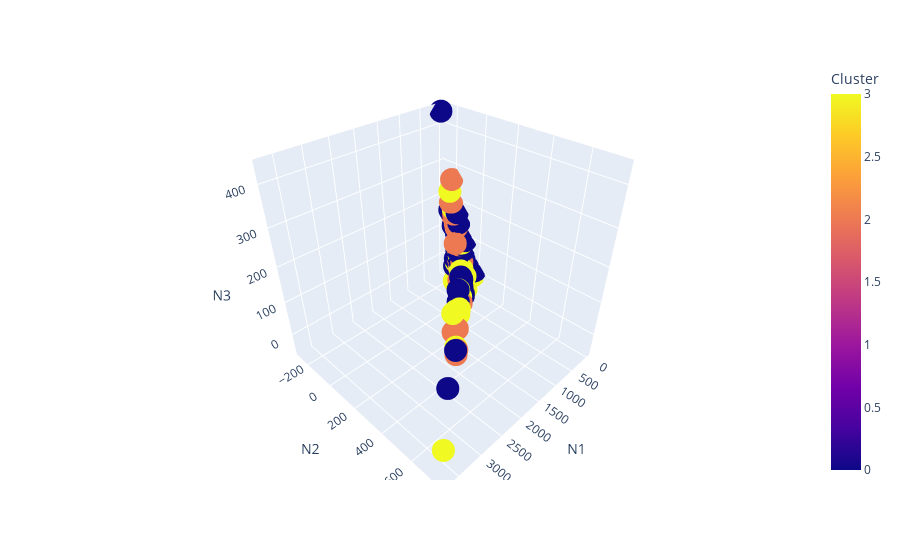

Write notebook code for a chart like this one.
### Code cell
fig = px.scatter_3d(res3, x = 'N1', 
                    y = 'N2', 
                    z = 'N3',
                    color="Cluster")
  
fig.show()

### Figure 1 — Plotly figure (JSON) as saved in the notebook; plotly's stock layout.template omitted (floating-point values rounded to 4 significant figures; data arrays with more than 128 entries replaced by an {"elided": "..."} marker saying what was removed)
{"data": [{"hovertemplate": "N1=%{x}<br>N2=%{y}<br>N3=%{z}<br>Cluster=%{marker.color}<extra></extra>", "legendgroup": "", "marker": {"color": {"elided": "2019 int values"}, "coloraxis": "coloraxis", "symbol": "circle"}, "mode": "markers", "name": "", "scene": "scene", "showlegend": false, "type": "scatter3d", "x": {"elided": "2019 float values"}, "y": {"elided": "2019 float values"}, "z": {"elided": "2019 float values"}}], "layout": {"coloraxis": {"colorbar": {"title": {"text": "Cluster"}}, "colorscale": [[0, "#0d0887"], [0.1111, "#46039f"], [0.2222, "#7201a8"], [0.3333, "#9c179e"], [0.4444, "#bd3786"], [0.5556, "#d8576b"], [0.6667, "#ed7953"], [0.7778, "#fb9f3a"], [0.8889, "#fdca26"], [1, "#f0f921"]]}, "legend": {"tracegroupgap": 0}, "margin": {"t": 60}, "scene": {"domain": {"x": [0, 1], "y": [0, 1]}, "xaxis": {"title": {"text": "N1"}}, "yaxis": {"title": {"text": "N2"}}, "zaxis": {"title": {"text": "N3"}}}}}
